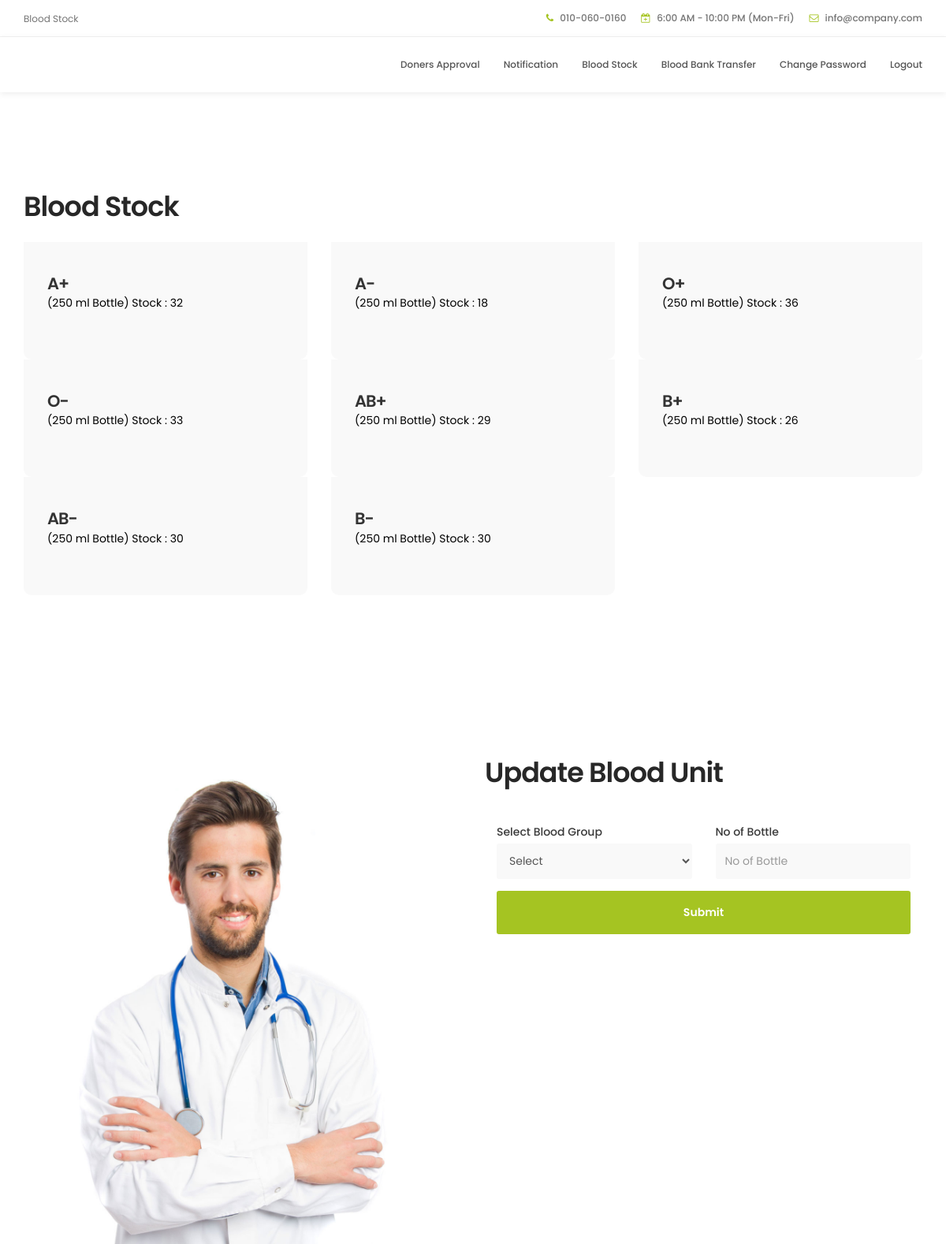
The page /astk/ on the database its author committed.
### myapp/models.py (models this page shows)
class stock(models.Model):
    bgroup=models.CharField(max_length=50)
    qty=models.IntegerField(default=0)

### myapp/views.py (the view, shortened to what this page needs)
# urls.py: path('astk/',views.adminstock),
def adminstock(request):
    brec = stock.objects.all()
    return render(request, "Adminstock.html", {"brec": brec})

### myapp/templates/Adminstock.html (shortened to what this page needs)
<!DOCTYPE html>
{% load static %}
<html lang="en">
<head>
     <link rel="stylesheet" href="{% static  'pageadmin/css/bootstrap.min.css' %}">
     <link rel="stylesheet" href="{% static  'pageadmin/css/font-awesome.min.css' %}">
     <link rel="stylesheet" href="{% static  'pageadmin/css/animate.css' %}">
     <link rel="stylesheet" href="{% static  'pageadmin/css/owl.carousel.css' %}">
     <link rel="stylesheet" href="{% static  'pageadmin/css/owl.theme.default.min.css' %}">
     <link rel="stylesheet" href="{% static  'pageadmin/css/tooplate-style.css' %}">
</head>
<body id="top" data-spy="scroll" data-target=".navbar-collapse" data-offset="50">
     <header>
          <div class="container">
               <div class="row">
                    <div class="col-md-4 col-sm-5">
                         <p>Blood Stock</p>
                    </div>
                    <div class="col-md-8 col-sm-7 text-align-right">
                         <span class="phone-icon"><i class="fa fa-phone"></i> 010-060-0160</span>
                         <span class="date-icon"><i class="fa fa-calendar-plus-o"></i> 6:00 AM - 10:00 PM (Mon-Fri)</span>
                         <span class="email-icon"><i class="fa fa-envelope-o"></i> <a href="#">info@company.com</a></span>
                    </div>
               </div>
          </div>
     </header>
     <section class="navbar navbar-default navbar-static-top" role="navigation">
          <div class="container">
               <div class="collapse navbar-collapse">
                    <ul class="nav navbar-nav navbar-right">
                         <li><a href="/adapr/" class="smoothScroll">Doners Approval </a></li>
						 <li class="appointment"><a href="/anoti/">Notification</a></li>
                         <li><a href="/astk/" class="smoothScroll">Blood Stock</a></li>
						 <li><a href="/abdt/" class="smoothScroll"> Blood Bank Transfer</a></li>
                         <li><a href="/chp/" class="smoothScroll">Change Password</a></li>
                         <li><a href="/h/" class="smoothScroll">Logout</a></li>
                    </ul>
               </div>
          </div>
     </section>
     <section id="team" data-stellar-background-ratio="1">
          <div class="container">
               <div class="row">
                    <div class="col-md-6 col-sm-6">
                         <div class="about-info">
                              <h2 class="wow fadeInUp" data-wow-delay="0.1s">Blood Stock</h2>
                         </div>
                    </div>
                    <div class="clearfix"></div>
                    {% for j in brec %}
                    <div class="col-md-4 col-sm-6">
                         <div class="team-thumb wow fadeInUp" data-wow-delay="0.2s">
                                   <div class="team-info">
                                        <h3>{{j.bgroup}}</h3>
                                        <p style=color:black;>(250 ml Bottle) Stock : {{j.qty}}</p>
                                   </div>
                         </div>
                    </div>
                    {% endfor %}
             </div>
          </div>
     </section>
<section id="appointment" data-stellar-background-ratio="3">
<div class="container">
               <div class="row">
                    <div class="col-md-6 col-sm-6">
                         <img src="{% static 'pageadmin/images/appointment-image.jpg' %}" class="img-responsive" alt="">
                    </div>
                    <div class="col-md-6 col-sm-6">
                         <form id="appointment-form" role="form" method="post" action="">
                              <div class="section-title wow fadeInUp" data-wow-delay="0.4s">
                                   <h2>Update Blood Unit </h2>
                              </div>
                              <div class="wow fadeInUp" data-wow-delay="0.8s">
							       <div class="col-md-6 col-sm-6">
                                        <label for="select">Select Blood Group</label>
                                        <select class="form-control" name="t1" required>
                                             <option value="">Select</option>
                                        </select>
                                   </div>
                                   <div class="col-md-6 col-sm-12">
                                        <label for="name">No of Bottle</label>
                                        <input type="number" class="form-control" id="name" name="t2" placeholder="No of Bottle" required>
                                   </div>
                                   <div class="col-md-12 col-sm-12">
                                      <button type="submit" class="form-control" id="cf-submit" name="submit">Submit</button>
                                   </div>
                              </div>
                        </form>
                    </div>
               </div>
          </div>
     </section>
</body>
</html>

### bloodbank/static/pageadmin/css/tooplate-style.css (style rules this page uses)
body { background: #ffffff; font-family: 'Poppins', sans-serif; overflow-x: hidden; }
h1,h2,h3,h4,h5,h6 { font-weight: 600; line-height: inherit; }
h1,h2,h3,h4 { letter-spacing: -1px; }
h2 { color: #272727; font-size: 3em; padding-bottom: 10px; }
h3 { font-size: 1.8em; line-height: 1.2em; margin-bottom: 0; }
p { color: #757575; font-size: 14px; font-weight: normal; line-height: 24px; }
html { -webkit-font-smoothing: antialiased; }
a { color: #252525; -webkit-transition: 0.5s; transition: 0.5s; text-decoration: none !important; }
.section-title { padding-bottom: 20px; }
.section-title h2 { margin-top: 0; }
.text-align-right { text-align: right; }
#about, #team, #news, #news-detail { position: relative; padding-top: 100px; padding-bottom: 100px; }
header { background: #ffffff; border-bottom: 1px solid #f2f2f2; display: flex; height: 45px; }
header .col-md-8 { padding-right: 0; }
header p, header span { font-size: 12px; line-height: 24px; padding-top: 12px; }
header a, header span { color: #747474; }
header span { font-weight: 500; display: inline-block; padding: 11px 15px; }
header span.date-icon { border-left: 1px solid #f2f2f2; border-right: 1px solid #f2f2f2; padding-right: 19px; padding-left: 19px; }
header span i { color: #a5c422; margin-right: 5px; }
.navbar-default { background: #ffffff; box-shadow: 0 2px 8px rgba(0,0,0,.075); border: none; margin-bottom: 0; padding: 10px; }
.navbar-default .navbar-nav li a { color: #555555; font-size: 12px; font-weight: 500; padding-right: 20px; padding-left: 20px; -webkit-transition: all ease-in-out 0.4s; transition: all ease-in-out 0.4s; }
.team-thumb { background-color: #f9f9f9; border-radius: 0 0 10px 10px; position: relative; overflow: hidden; cursor: pointer; }
.team-info { padding: 20px 30px 0 30px; }
#appointment { padding-top: 100px; }
#appointment label { color: #393939; font-weight: 500; }
#appointment .form-control { background: #f9f9f9; border: none; border-radius: 3px; box-shadow: none; font-size: 14px; font-weight: normal; margin-bottom: 15px; transition: all ease-in-out 0.4s; }
#appointment input, #appointment select { height: 45px; }
#appointment button#cf-submit { background: #a5c422; color: #ffffff; font-weight: 600; height: 55px; }
@media only screen and (max-width: 1200px) { h2 { font-size: 2.5em; } }
@media only screen and (max-width: 1200px) { h3 { font-size: 1.5em; } }
@media only screen and (max-width: 1200px) { header { height: inherit; } }
@media only screen and (max-width: 1200px) { header span.date-icon { border: 0; padding-right: 0; padding-left: 0; } }
@media only screen and (max-width: 1200px) { header span.email-icon { padding-top: 0; } }
@media only screen and (max-width: 1200px) { .navbar-default .navbar-nav li a { padding-right: 15px; padding-left: 15px; } }

### rows shown on the page
stock: bgroup "A+", qty "32"
stock: bgroup "A-", qty "18"
stock: bgroup "O+", qty "36"
stock: bgroup "O-", qty "33"
stock: bgroup "AB+", qty "29"
stock: bgroup "B+", qty "26"
stock: bgroup "AB-", qty "30"
stock: bgroup "B-", qty "30"
